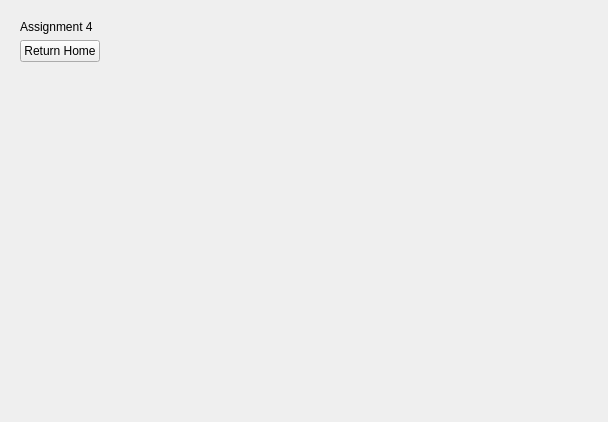
<?xml version="1.0" encoding="UTF-8"?>
<ui version="4.0">
 <class>Form</class>
 <widget class="QWidget" name="Form">
  <property name="geometry">
   <rect>
    <x>0</x>
    <y>0</y>
    <width>608</width>
    <height>422</height>
   </rect>
  </property>
  <property name="windowTitle">
   <string>Form</string>
  </property>
  <layout class="QHBoxLayout" name="horizontalLayout">
   <item>
    <widget class="QWidget" name="controlsBox" native="true">
     <layout class="QVBoxLayout" name="verticalLayout">
      <item>
       <widget class="QLabel" name="label">
        <property name="text">
         <string>Assignment 4</string>
        </property>
       </widget>
      </item>
      <item>
       <widget class="QPushButton" name="homeBtn">
        <property name="text">
         <string>Return Home</string>
        </property>
       </widget>
      </item>
      <item>
       <spacer name="verticalSpacer">
        <property name="orientation">
         <enum>Qt::Vertical</enum>
        </property>
        <property name="sizeHint" stdset="0">
         <size>
          <width>20</width>
          <height>40</height>
         </size>
        </property>
       </spacer>
      </item>
     </layout>
    </widget>
   </item>
   <item>
    <spacer name="horizontalSpacer">
     <property name="orientation">
      <enum>Qt::Horizontal</enum>
     </property>
     <property name="sizeHint" stdset="0">
      <size>
       <width>439</width>
       <height>20</height>
      </size>
     </property>
    </spacer>
   </item>
  </layout>
 </widget>
 <resources/>
 <connections/>
</ui>
